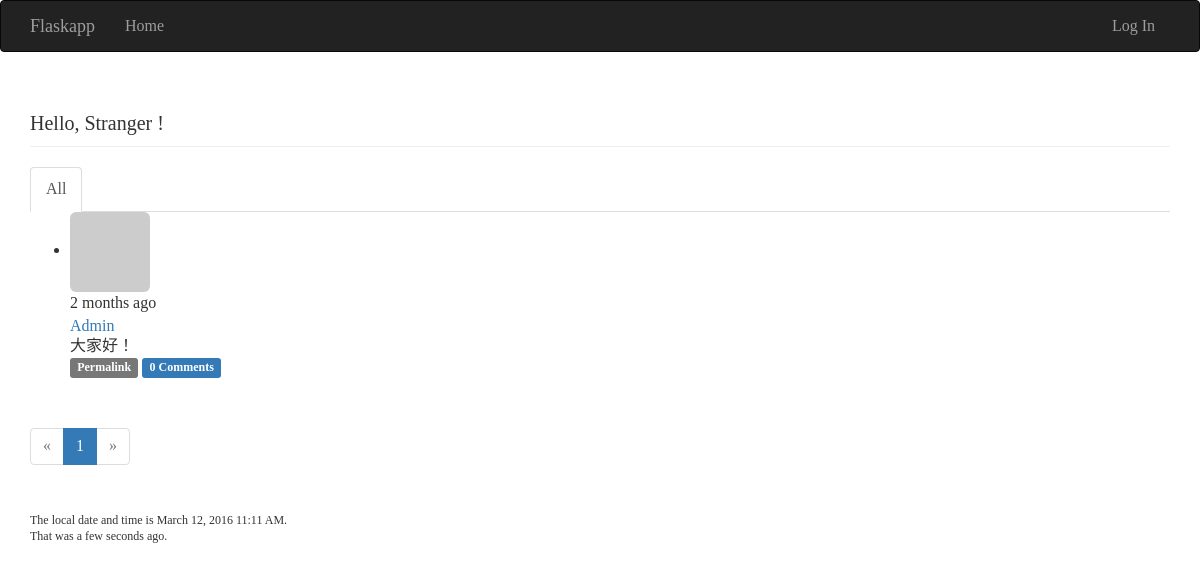
The page / on the database its author committed.
### app/models.py (models this page shows, shortened)
class Post(db.Model):
    __tablename__ = 'posts'
    id = db.Column(db.Integer, primary_key=True)
    body = db.Column(db.Text)
    body_html = db.Column(db.Text)
    timestamp = db.Column(db.DateTime, index=True, default=datetime.utcnow)
    author_id = db.Column(db.Integer, db.ForeignKey('users.id'))
    comments = db.relationship('Comment', backref='post', lazy='dynamic')

class User(db.Model, UserMixin):
    __tablename__ = 'users'
    id = db.Column(db.Integer, primary_key=True)
    email = db.Column(db.String(64), unique=True, index=True)
    username = db.Column(db.String(64), unique=True, index=True)
    role_id = db.Column(db.Integer, db.ForeignKey('roles.id'))
    password_hash = db.Column(db.String(128))
    confirmed = db.Column(db.Boolean, default=False)
    name = db.Column(db.String(64))
    location = db.Column(db.String(64))
    about_me = db.Column(db.Text())
    member_since = db.Column(db.DateTime(), default=datetime.utcnow)
    last_seen = db.Column(db.DateTime(), default=datetime.utcnow)
    avatar_hash = db.Column(db.String(32))
    posts = db.relationship('Post', backref='author', lazy='dynamic')
    followed = db.relationship('Follow',
                               foreign_keys=[Follow.follower_id],
                               backref=db.backref('follower', lazy='joined'),
                               lazy='dynamic',
                               cascade='all, delete-orphan')
    followers = db.relationship('Follow',
                                foreign_keys=[Follow.followed_id],
                                backref=db.backref('followed', lazy='joined'),
                                lazy='dynamic',
                                cascade='all, delete-orphan')
    comments = db.relationship('Comment', backref='author', lazy='dynamic')
    @property
    def password(self):
        raise AttributeError('password is not a readable attribute')
    def gravatar(self, size=100, default='identicon', rating='g'):
        if request.is_secure:
            url = 'https://secure.gravatar.com/avatar'
        else:
            url = 'http://www.gravatar.com/avatar'
        hash = self.avatar_hash or hashlib.md5(
                self.email.encode('utf-8')).hexdigest()
        return '{url}/{hash}?s={size}&d={default}&r={rating}'.format(
                url=url, hash=hash, size=size, default=default, rating=rating)

### app/main/views.py (the view)
@main.route('/', methods=['GET', 'POST'])
def index():
    form = PostForm()
    if current_user.can(Permission.WRITE_ARTICLES) and \
            form.validate_on_submit():
        post = Post(body=form.body.data,
                    author=current_user._get_current_object())
        db.session.add(post)
        return redirect(url_for('.index'))
    page = request.args.get('page', 1, type=int)
    show_followed = False
    if current_user.is_authenticated:
        show_followed = bool(request.cookies.get('show_followed', ''))
    if show_followed:
        query = current_user.followed_posts
    else:
        query = Post.query
    pagination = Post.query.order_by(Post.timestamp.desc()).paginate(
            page, per_page=current_app.config['FLASKY_POSTS_PER_PAGE'],
            error_out=False)
    posts = pagination.items
    return render_template('index.html',form=form, name=session.get('name'),
                           known=session.get('known', False), posts=posts,
                           pagination=pagination,
                           show_followed=show_followed,
                           current_time=datetime.utcnow())

### app/auth/views.py (called while the page is built)
@auth.before_app_request
def before_request():
    if current_user.is_authenticated:
        current_user.ping()
        if not current_user.confirmed \
                and request.endpoint[:5] != 'auth.' \
                and request.endpoint != 'static':
            return redirect(url_for('auth.unconfirmed'))

### app/main/__init__.py (called while the page is built)
@main.app_context_processor
def inject_permissions():
    return dict(Permission=Permission)

### app/main/views.py (called while the page is built)
@main.after_app_request
def after_request(response):
    for query in get_debug_queries():
        if query.duration >= current_app.config['FLASKY_SLOW_DB_QUERY_TIME']:
            current_app.logger.warning(
                'Slow query: %s\nParameters: %s\nDuration: %fs\nContext: %s\n'
                % (query.statement, query.parametersm, query.duration,
                    query.context))
    return response

### app/models.py (called while the page is built)
    def can(self, permissions):
        return False

    def is_administrator(self):
        return False

### app/templates/index.html (shortened to what this page needs)
{% extends "base.html" %}
{% import "bootstrap/wtf.html" as wtf %}
{% import "_macros.html" as macros %}
{% block page_content %}
<div class="page-header">
    <h1>Hello, {% if current_user.is_authenticated %}{{ current_user.username }} !{% else %}Stranger !</h1>{% endif %}
</div>
<div class="post-tabs">
    <ul class="nav nav-tabs">
        <li{% if not show_followed %} class="active"{% endif %}><a href="{{ url_for('.show_all') }}">All</a></li>
    </ul>
    {% include '_posts.html' %}
</div>
{% if pagination %}
<div class="pagination">
    {{ macros.pagination_widget(pagination, '.index') }}
</div>
{% endif %}
<p>The local date and time is {{ moment(current_time).format('LLL') }}.</p>
<p>That was {{ moment(current_time).fromNow(refresh=True) }}.</p>
{% endblock %}

### app/templates/_posts.html (shortened to what this page needs)
<ul class="posts">
    {% for post in posts %}
    <li class="post">
        <div class="post-thumbnail">
            <a href="{{ url_for('.user', username=post.author.username) }}">
                <img class="img-rounded profile-thumbnail" src="{{ post.author.gravatar(size=40) }}">
            </a>
        </div>
        <div class="post-content">
            <div class="post-date">{{ moment(post.timestamp).fromNow() }}</div>
            <div class="post-author"><a href="{{ url_for('.user', username=post.author.username) }}">{{ post.author.username }}</a></div>
            <div class="post-body">
                {% if post.body_html %}
                    {{ post.body_html | safe }}
                {% else %}
                    {{ post.body }}
                {% endif %}
            </div>
            <div class="post-footer">
                <a href="{{ url_for('.post', id=post.id) }}">
                    <span class="label label-default">Permalink</span>
                </a>
                <a href="{{ url_for('.post', id=post.id) }}#comments">
                    <span class="label label-primary">{{ post.comments.count() }} Comments</span>
                </a>
            </div>
        </div>
    </li>
    {% endfor %}
</ul>

### tmp/coverage/style.css (style rules this page uses)
html, body, h1, h2, h3, p, table, td, th { margin: 0; padding: 0; border: 0; outline: 0; font-weight: inherit; font-style: inherit; font-size: 100%; font-family: inherit; vertical-align: baseline; }
body { font-family: georgia, serif; font-size: 1em; }
html>body { font-size: 16px; }
p { font-size: .75em; line-height: 1.33333333em; }
h1 { font-size: 1.25em; display: inline-block; }

### rows shown on the page
Post: timestamp "2 months ago", author.username "Admin", body_html "大家好！", comments.count "0"

### other values the page prints
{{ p }} "1"
